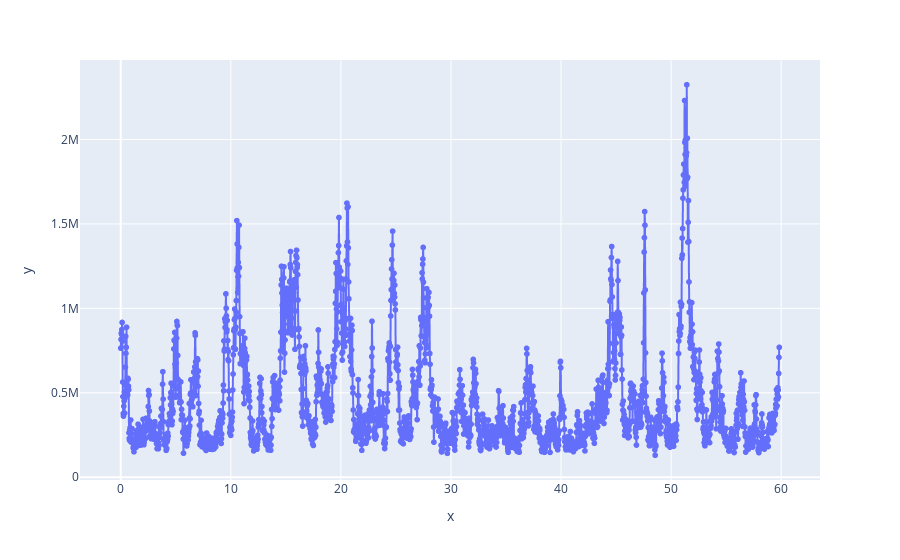

The code cell stored with this chart in its notebook:
### Code cell
import plotly.express as px
fig = px.scatter(x=time_bins_df['time_sec'], y=time_bins_df['std']**2)
fig.data[0].update(mode='markers+lines')
fig.show()

### Figure 1 — Plotly figure (JSON) as saved in the notebook; plotly's stock layout.template omitted (floating-point values rounded to 4 significant figures; data arrays with more than 128 entries replaced by an {"elided": "..."} marker saying what was removed)
{"data": [{"hovertemplate": "x=%{x}<br>y=%{y}<extra></extra>", "legendgroup": "", "marker": {"color": "#636efa", "symbol": "circle"}, "mode": "markers+lines", "name": "", "showlegend": false, "type": "scattergl", "x": {"elided": "2394 float values"}, "xaxis": "x", "y": {"elided": "2394 float values"}, "yaxis": "y"}], "layout": {"legend": {"tracegroupgap": 0}, "margin": {"t": 60}, "xaxis": {"anchor": "y", "domain": [0, 1], "title": {"text": "x"}}, "yaxis": {"anchor": "x", "domain": [0, 1], "title": {"text": "y"}}}}
